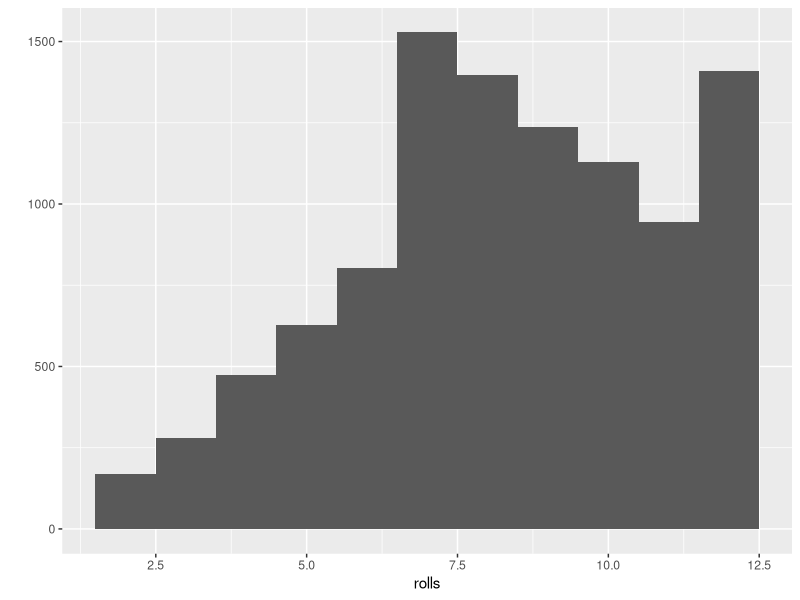

This figure's R source:
library(ggplot2)

roll <- function(die = 1:6) {
  dice <- sample(x = die, size = 2, replace = TRUE, prob = c(rep(1/8, 5), 3/8))
  sum(dice)
}

rolls <- replicate(n=10000, roll())

qplot(rolls, binwidth = 1)
